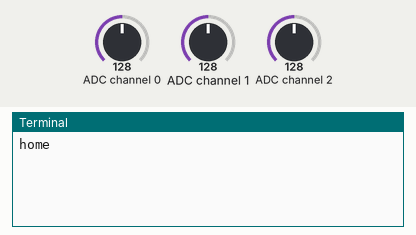
A program run on a simulated Raspberry Pi (BCM pin numbers). Shown: the last lines printed to the terminal. The inputs (shaded band) are chosen by the test bench; at power-on: ADC channel 0 = 128, ADC channel 1 = 128, ADC channel 2 = 128 (analog values on the 0–255 scale). Library files of the repository ran but are not shown: PCF8591.py.

Above: at 1.2 s.
1.3 s: ADC channel 0 set to 253
At 2.2 s:
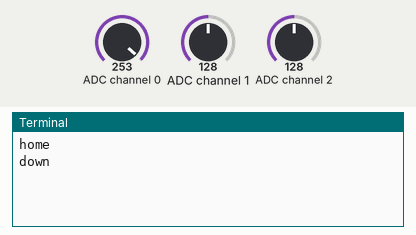
2.8 s: ADC channel 1 set to 253
At 3.3 s:
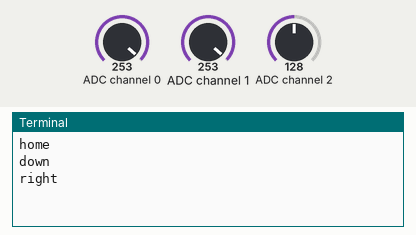
4.3 s: ADC channel 2 set to 0
At 5.6 s:
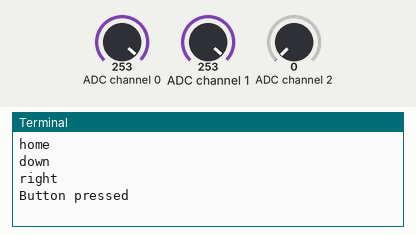

Measured:
- after the input at 1.3 s, the terminal: prints a new line at once (image 1)
- after the input at 2.8 s, the terminal: prints a new line at once (image 2)
- after the input at 4.3 s, the terminal: prints a new line at once (image 3)

The program:

main.py
```python
#!/usr/bin/env python
import PCF8591 as ADC
import time
import sys

def setup():
    ADC.setup(0x48)                 # Setup PCF8591
    global state

def direction():    #获取操纵杆方向结果
    state = ['home', 'up', 'down', 'left', 'right', 'Button pressed']
    i = 0
    adc0 = ADC.read(0)
    adc1 = ADC.read(1)
    adc2 = ADC.read(2)

    if adc0 <= 5:
        i = 1       #up
    if adc0 >= 250:
        i = 2       #down

    if adc1 <= 5:
        i = 3       #left
    if adc1 >= 250:
        i = 4       #right

    # 由于未知原因，向左摇操纵杆会自动触发按键按下信号
    if adc2 == 0:  #所以加上ADC.read(1) >= 6这个限制，
        i = 5       # Button pressed

    if  adc0 - 125 < 15   \
    and adc0 - 125 > -15  \
    and adc1 - 125 < 15   \
    and adc1 - 125 > -15  \
    and adc2 == 255:
        i = 0         #home

    return state[i]

def loop():
    status = ''
    while True:
        tmp = direction()
        if tmp != None and tmp != status:
            print(tmp)     #不为空和tmp值变化时打印
            status = tmp

def destroy():
    pass      #pass语句就是空语句

if __name__ == '__main__':      # Program start from here
    setup()
    try:
        loop()
    except KeyboardInterrupt:   # When 'Ctrl+C' is pressed, the child program destroy() will be  executed.
        destroy()
```
